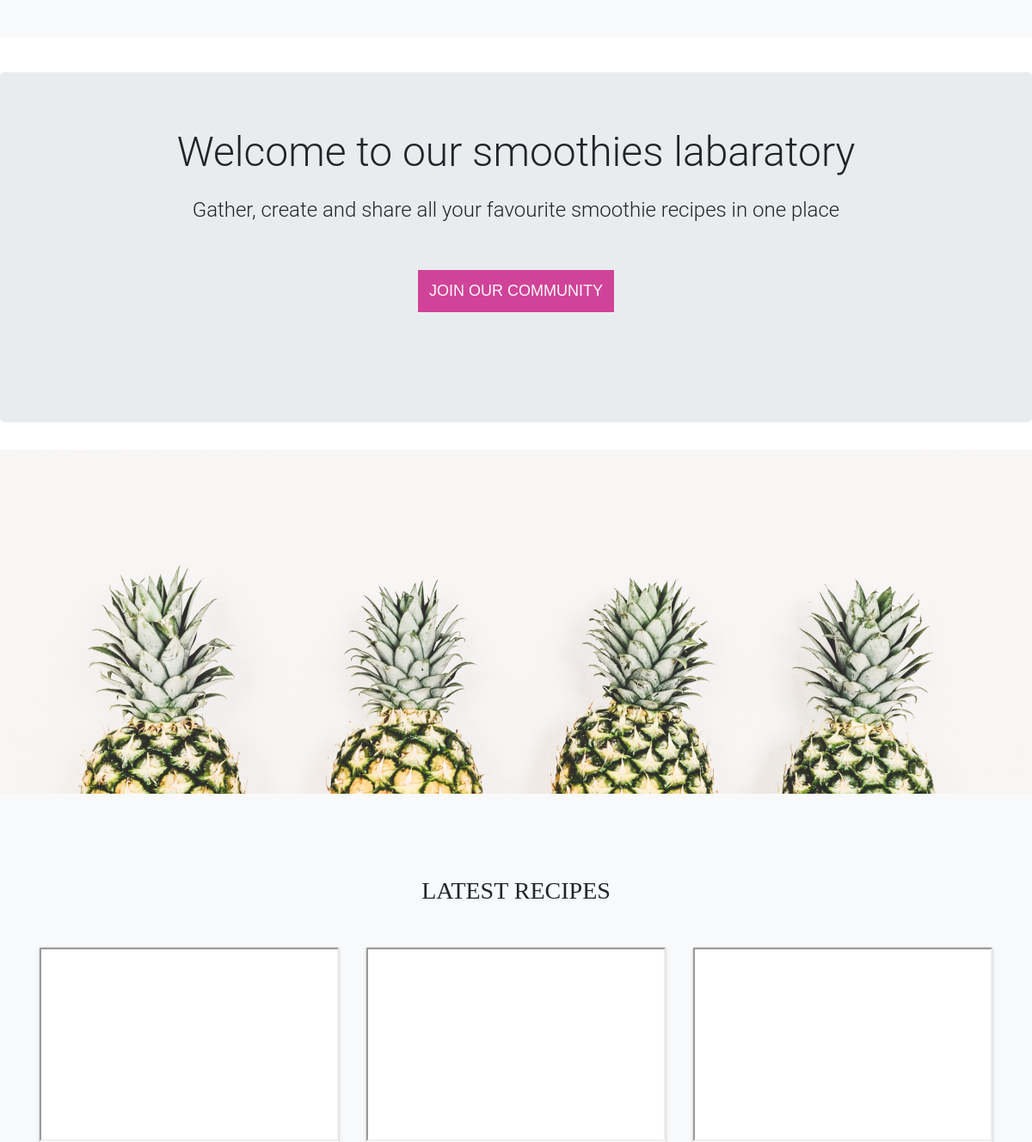
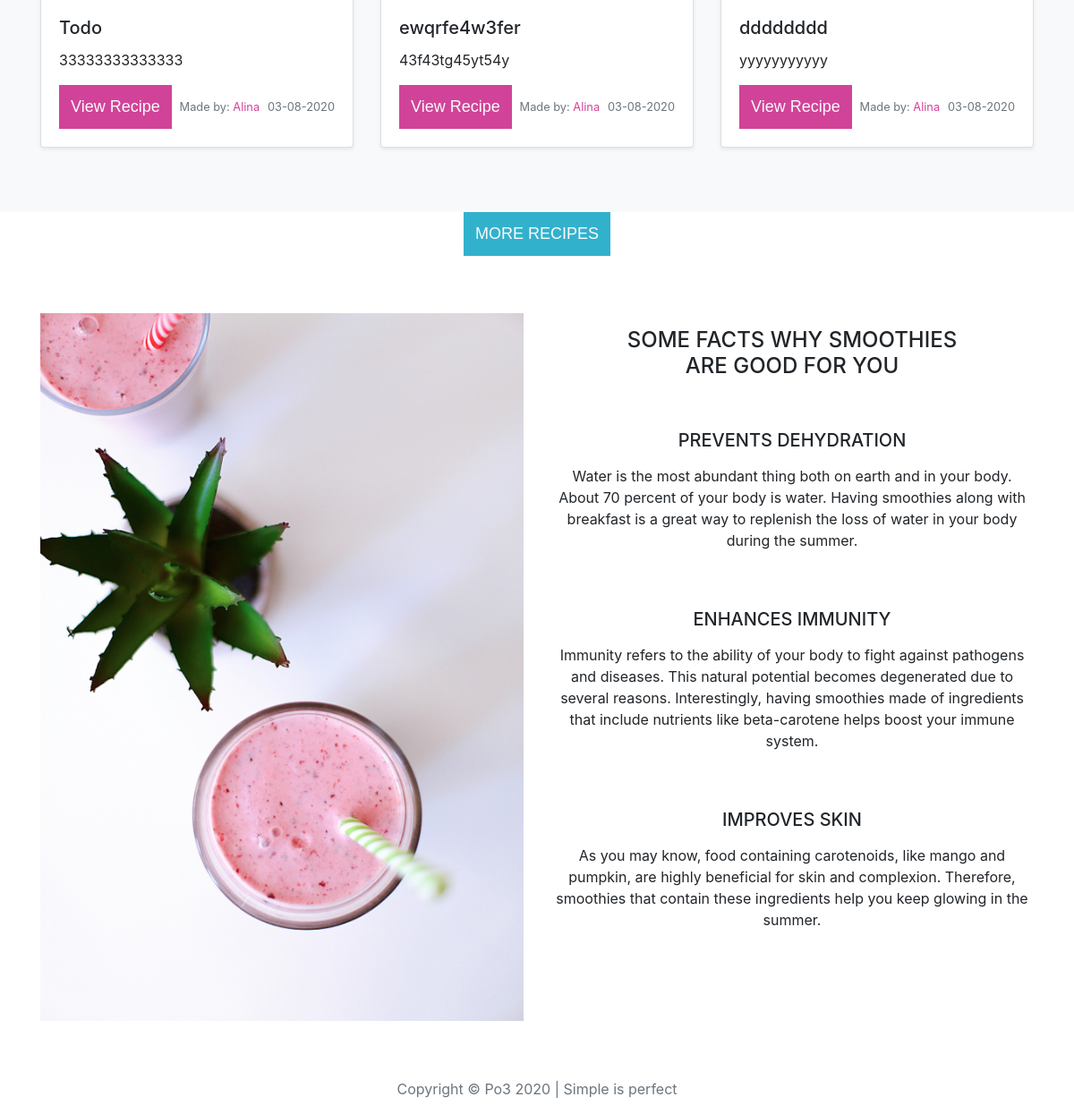
The page / on the database its author committed (2 pictures, top to bottom).
### po3/models.py (models this page shows, shortened)
class Recipe(db.Model):
    users = db.relationship(User)
    id = db.Column(db.Integer,primary_key=True)
    user_id = db.Column(db.Integer,db.ForeignKey('users.id'))
    date = db.Column(db.DateTime,nullable=False,default=datetime.today)
    title = db.Column(db.String(140),nullable=False)
    description = db.Column(db.Text,nullable=False)
    ingriedient1 = db.Column(db.String(16),nullable=False)
    ingriedient2 = db.Column(db.String(16),nullable=False)
    ingriedient3 = db.Column(db.String(16),nullable=False)
    smoothie_video = db.Column(db.String(128),nullable=False)

class User(db.Model,UserMixin):
    __tablename__ = 'users'
    id = db.Column(db.Integer,primary_key=True)
    email = db.Column(db.String(128),unique=True,index=True,nullable=False)
    username = db.Column(db.String(32),nullable=False,unique=True)
    password_hash = db.Column(db.String(128))
    first_name = db.Column(db.String(64),nullable=False)
    last_name = db.Column(db.String(64),nullable=False)
    profile_image = db.Column(db.String(128),default='default.svg')
    short_story = db.Column(db.Text(),default="This is my short story")
    recipes = db.relationship('Recipe',backref='chef',lazy=True)

### po3/core/views.py (the view)
@core.route('/')
def index():
    page = request.args.get('page',1,type=int)
    recipe_cards = Recipe.query.order_by(Recipe.date.desc()).paginate(page=page,per_page=3)
    return render_template('index.html',recipe_cards=recipe_cards)

### po3/templates/index.html
{% extends 'base.html' %}
{% block content %}
<section class="jumbotron justify-content-center text-center">
    <div class="container">
      <h1 class="front-heading pb-3">Welcome to our smoothies labaratory</h1>
      <h2 class="front-heading_small pb-5">Gather, create and share all your favourite smoothie recipes in one place</h2>
      <p class="pb-5">
        <a href="{{url_for('users.register')}}" class="btn join-btn">JOIN OUR COMMUNITY</a>
      </p>
    </div>
  </section>
<div class="intersection"></div>
  <div class="album py-5 bg-light">
    <div class="container">
      <div class="row justify-content-center">
        <h3 class="text-uppercase my-5 latest">latest recipes</h3>
      </div>
      <div class="row">
        {% for recipe in recipe_cards.items %}
        <div class="col-md-4">
          <div class="card mb-4 shadow-sm">
            <iframe width="100%" height="225" src="{{recipe.smoothie_video}}"></iframe>
            <div class="card-body">
              <h5 class="card-title">{{recipe.title}}</h5>
              <p class="card-text">{{recipe.description|truncate(50)}}</p>
              <div class="d-flex justify-content-between align-items-center">
                <div class="btn-group">
                  <button type="button" class="btn join-btn view-recipe-btn"><a href="{{url_for('recipe_cards.recipe_card',recipe_card_id=recipe.id)}}">View Recipe</a></button>
                </div>
                <small class="text-muted">Made by: <a class="author-color" href="{{url_for('users.user_recipes',username=recipe.chef.username)}}">{{recipe.chef.first_name}}</a></small>
                <small class="text-muted">{{recipe.date.strftime('%d-%m-%Y')}}</small>
              </div>
            </div>
          </div>
        </div>
        {% endfor %}
      </div>
    </div>
  </div>
  <div class="container">
    <div class="row justify-content-center">
      <p class="pb-5">
        <a href="{{url_for('core.all_recipes')}}" class="btn join-btn all_recipe-btn text-uppercase">more recipes</a>
      </p>
    </div>
  </div>
<section>
  <div class="container">
    <div class="row mb-4">
      <div class="col-lg-6 col-md-4 mx-auto">
        <img class="smoothie_photo img-fluid" src="{{url_for('static', filename='img/smoothie_photo.png')}}" alt="">
      </div>
      <div class="col-lg-6 col-md-4 mx-auto text-center">
        <h4 class="text-uppercase pt-3">some facts why smoothies <br> are good for you</h4>
        <h5 class="text-uppercase pt-5">prevents dehydration</h5>
        <p class="pt-2">Water is the most abundant thing both on earth and in your body.
          About 70 percent of your body is water. Having smoothies along
          with breakfast is a great way to replenish the loss of water
          in your body during the summer.</p>
        <h5 class="text-uppercase pt-5">enhances immunity</h5>
        <p class="pt-2">Immunity refers to the ability of your body to fight against pathogens
          and diseases. This natural potential becomes degenerated due to several
          reasons. Interestingly, having smoothies made of ingredients that include
          nutrients like beta-carotene helps boost your immune system.</p>
        <h5 class="text-uppercase pt-5">improves skin</h5>
        <p class="pt-2">As you may know, food containing carotenoids, like mango and pumpkin,
          are highly beneficial for skin and complexion. Therefore, smoothies that
          contain these ingredients help you keep glowing in the summer.</p>
      </div>
    </div>
  </div>
</section>
{% endblock %}

### po3/static/css/style.css (style rules this page uses)
:root { --mainBlack: #242424; --mainBlue: #32B1CD; --mainPink: #D14398; --mainWhite: #FAFAFA; --mainGrey: #3D4849; --mainFont: 'Roboto'; --secondFont: 'Ubuntu'; }
html { height: 100vh; }
.join-btn { background-color: var(--mainPink); border-radius: 0; font-family: Arial, Helvetica, sans-serif; font-style: normal; font-weight: normal; font-size: 18px; line-height: 35px; text-decoration: none; color: var(--mainWhite); }
.all_recipe-btn { background-color: var(--mainBlue); }
a, a:hover, a:focus { color: inherit; text-decoration: none; transition: all 0.3s; }
.front-heading { font-family: var(--mainFont); font-style: normal; font-weight: 300; font-size: 4vw; }
.front-heading_small { font-family: var(--mainFont); font-style: normal; font-weight: 300; font-size: 2vw; }
.intersection { height: 400px; width: 100%; background-image: url('/static/img/ananas.png'); background-position: center; background-repeat: no-repeat; background-size: cover; }
.latest { font-family: var(--secondFont); }
.smoothie_photo { max-width: 100%; height: auto; }
.author-color { color: var(--mainPink) }

### rows shown on the page
Recipe: title "Todo", description "33333333333333", chef.first_name "Alina", date "03-08-2020"
Recipe: title "ewqrfe4w3fer", description "43f43tg45yt54y", chef.first_name "Alina", date "03-08-2020"
Recipe: title "dddddddd", description "yyyyyyyyyyy", chef.first_name "Alina", date "03-08-2020"
